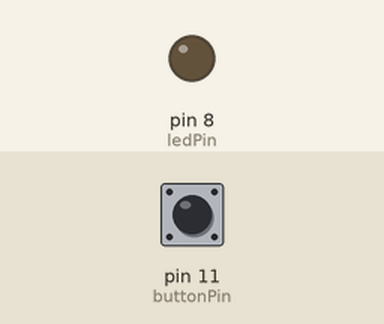
Recording of a sketch running on a simulated Arduino Uno, built with avr-gcc and run on an emulated ATmega328P. On the bench: output pins drawn as LEDs (lit = HIGH). The test bench sets the inputs (shaded band); at power-on: pin 11 (buttonPin) LOW.

Above: at 1.2 s.
1.3 s: pin 11 (buttonPin) pulled HIGH for 3.2 s
At 5.3 s:
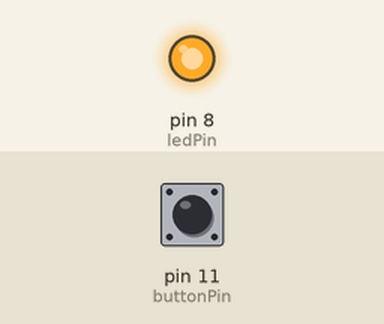
Timing chart, 0 to 12.0 s (numbered marks = the images above; inputs shaded):
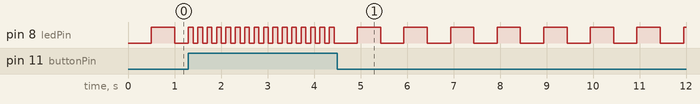

The sketch:

misc_Blink1SpeedifButtonHeld2speedIfNot.ino
```cpp
//Code to blink an LED at one speed if the
//button is held pressed. And at a different
//speed when the button is not held pressed

const int buttonPin = 11;
const int ledPin = 8;

unsigned long previousMillis;
unsigned long lastDebounceTime = 0;
unsigned long debounceDelay = 50;

unsigned long intervalLong = 500;
unsigned long intervalShort = 100;

int buttonState = LOW;
int ledState = LOW;
int lastButtonState = LOW;

void setup() {
  pinMode(ledPin, OUTPUT);
  pinMode(buttonPin, INPUT);
  digitalWrite(ledPin, ledState);
  digitalWrite(buttonPin, buttonState);
}

void loop() {
  buttonState = digitalRead(buttonPin);
  if (buttonState == HIGH) {
    blinkLed(intervalShort);
  } else {
    blinkLed(intervalLong);
  }
}

void blinkLed(unsigned long thisDelay) {
  unsigned long currentMillis = millis();
  if ((currentMillis - previousMillis) > thisDelay) {
    previousMillis = currentMillis;
    if (ledState == LOW) {
      ledState = HIGH;
    } else {
      ledState = LOW;
    }
    digitalWrite(ledPin, ledState);
  }
}
```
